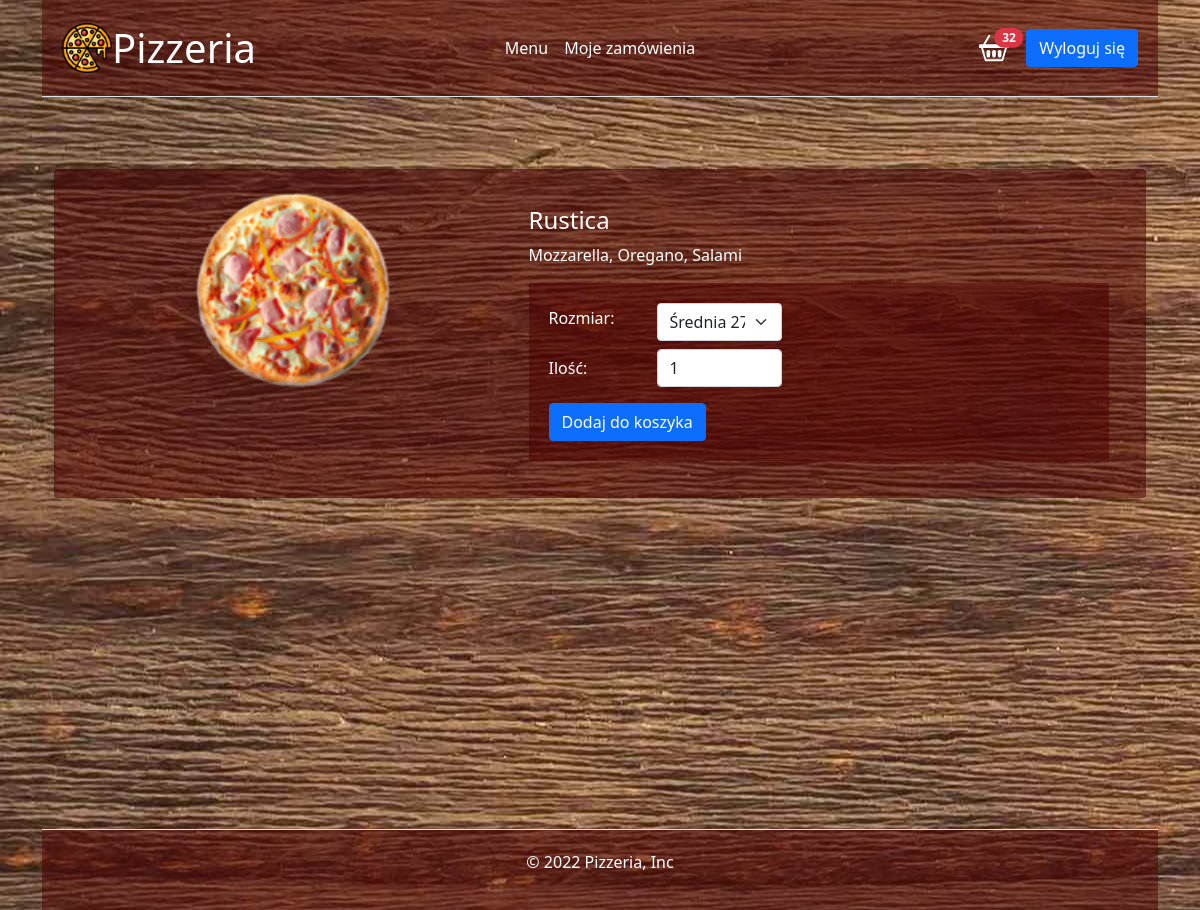
/pizzeria/food-details.php?foodId=7 (signed in), run on the app's committed database.
### tables this page shows
CREATE TABLE `food` (
  `id` int(11) NOT NULL,
  `name` varchar(30) DEFAULT NULL
);

### pizzeria/models/FoodModel.php (called while the page is built, shortened)
<?php
class FoodModel
{
    protected $db;
    public function __construct(PDO $db)
    {
        $this->db = $db;
    }
    public function getProductWithDetailsById(int $productId)
    {
        $sql = "SELECT f.id, f.name, m.price AS mała, s.price AS średnia, d.price AS duża, skl.ingredients
            FROM food AS f,
            (SELECT food_id, price FROM food_size WHERE name='mała') AS m,
            (SELECT food_id, price FROM food_size WHERE name='średnia') AS s,
            (SELECT food_id, price FROM food_size WHERE name='duża') AS d,
            (SELECT f.id AS x, f.name, GROUP_CONCAT(i.name SEPARATOR ', ')
            AS ingredients FROM food AS f, ingredients AS i, storage AS s
            WHERE s.food_id = f.id AND s.ingredient_id = i.id
            GROUP by f.id) AS skl
            WHERE f.id = m.food_id
            AND f.id = s.food_id
            AND f.id = d.food_id
            AND f.id = skl.x
            AND f.id = :productId";
        $stmt = $this->db->prepare($sql);
        $stmt->bindParam(":productId", $productId, PDO::PARAM_INT);
        $stmt->execute();
        return $stmt->fetch();
    }
}

### pizzeria/views/food-context.php (the view, shortened to what this page needs)
<div class="container">
    <div class="row">
        <div class="my-5">
            <div class="card mb-3">
                <div class="row g-0">
                    <div class="col-xl-5 text-center">
                        <img class="img-fluid" src="/img/<?= $foodDetails["name"] ?>.jpg" style="min-width:200px; min-height:200px" />
                    </div>
                    <div class="col-xl-7">
                        <div class="card-body">
                            <h4 class="card-title"><?= $foodDetails["name"] ?></h4>
                            <p class="card-text"><?= $foodDetails["ingredients"] ?></p>
                            <form action="controllers/basket_add.php?foodId=<?= $foodId ?>" method="post">
                                <div class="hstack gap-2 mb-2">
                                    <label class="form-label" for="size" style="width: 100px">Rozmiar: </label>
                                    <select class="form-select form-select" name="size" style="width: 125px">
                                        <option selected value="średnia">Średnia <?= $foodDetails["średnia"] ?> zł</option>
                                    </select>
                                </div>
                                <div class="hstack gap-2 mb-2">
                                    <label class="form-label" for="quantity" style="width: 100px">Ilość: </label>
                                    <input type="number" id="quantity" name="quantity" class="form-control mb-2" style="width: 125px" min="1" max="5" value="1">
                                </div>
                                <button type="submit" class="btn btn-primary">Dodaj do koszyka</button>
                            </form>
                        </div>
                    </div>
                </div>
            </div>
        </div>
    </div>
</div>

### css/style.css (style rules this page uses)
body { background-image: url("../img/background.jpg"); background-repeat: no-repeat; background-position: left center; background-attachment: fixed; color: #fff; }
.card, .table, header, footer, form { background-color: rgba(77, 1, 1, 0.5); color: #fff; padding: 20px; }

### data on the page
food: name (picture), name "Rustica"

### other printed values
$_SESSION["basketCount"] "32"
$foodDetails["ingredients"] "Mozzarella, Oregano, Salami"
